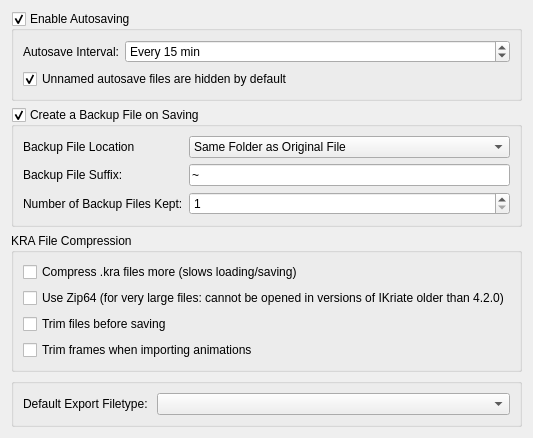
     <widget class="QWidget" name="File">
      <attribute name="title">
       <string>File Handling</string>
      </attribute>
      <layout class="QFormLayout" name="formLayout_4">
       <item row="0" column="0" colspan="2">
        <widget class="QGroupBox" name="m_autosaveCheckBox">
         <property name="title">
          <string>Enable Autosaving</string>
         </property>
         <property name="checkable">
          <bool>true</bool>
         </property>
         <layout class="QFormLayout" name="formLayout_6">
          <item row="0" column="0">
           <widget class="QLabel" name="label_6">
            <property name="text">
             <string>Autosave Interval:</string>
            </property>
           </widget>
          </item>
          <item row="0" column="1">
           <widget class="KisIntParseSpinBox" name="m_autosaveSpinBox">
            <property name="suffix">
             <string comment="Suffix: “Every x min”"> min</string>
            </property>
            <property name="prefix">
             <string comment="Prefix: “Every x min”">Every </string>
            </property>
            <property name="minimum">
             <number>1</number>
            </property>
            <property name="maximum">
             <number>1440</number>
            </property>
            <property name="singleStep">
             <number>5</number>
            </property>
            <property name="value">
             <number>15</number>
            </property>
           </widget>
          </item>
          <item row="1" column="0" colspan="2">
           <widget class="QCheckBox" name="chkHideAutosaveFiles">
            <property name="text">
             <string>Unnamed autosave files are hidden by default</string>
            </property>
            <property name="checked">
             <bool>true</bool>
            </property>
           </widget>
          </item>
         </layout>
        </widget>
       </item>
       <item row="1" column="0" colspan="2">
        <widget class="QGroupBox" name="m_backupFileCheckBox">
         <property name="title">
          <string>Create a Backup File on Saving</string>
         </property>
         <property name="checkable">
          <bool>true</bool>
         </property>
         <layout class="QFormLayout" name="formLayout_5">
          <item row="0" column="0">
           <widget class="QLabel" name="label_13">
            <property name="text">
             <string>Backup File Location</string>
            </property>
           </widget>
          </item>
          <item row="0" column="1">
           <widget class="QComboBox" name="cmbBackupFileLocation">
            <item>
             <property name="text">
              <string>Same Folder as Original File</string>
             </property>
            </item>
            <item>
             <property name="text">
              <string>User Folder</string>
             </property>
            </item>
            <item>
             <property name="text">
              <string>Temporary File Location</string>
             </property>
            </item>
           </widget>
          </item>
          <item row="1" column="0">
           <widget class="QLabel" name="label_8">
            <property name="text">
             <string>Backup File Suffix:</string>
            </property>
           </widget>
          </item>
          <item row="1" column="1">
           <widget class="QLineEdit" name="txtBackupFileSuffix">
            <property name="text">
             <string>~</string>
            </property>
            <property name="maxLength">
             <number>10</number>
            </property>
           </widget>
          </item>
          <item row="2" column="0">
           <widget class="QLabel" name="label_7">
            <property name="text">
             <string>Number of Backup Files Kept:</string>
            </property>
           </widget>
          </item>
          <item row="2" column="1">
           <widget class="QSpinBox" name="intNumBackupFiles">
            <property name="minimum">
             <number>1</number>
            </property>
            <property name="value">
             <number>1</number>
            </property>
           </widget>
          </item>
         </layout>
        </widget>
       </item>
       <item row="2" column="0" colspan="2">
        <widget class="QGroupBox" name="groupBox_2">
         <property name="title">
          <string>KRA File Compression</string>
         </property>
         <layout class="QGridLayout" name="gridLayout_3">
          <item row="1" column="0">
           <widget class="QCheckBox" name="chkZip64">
            <property name="toolTip">
             <string>&lt;html&gt;&lt;head/&gt;&lt;body&gt;&lt;p&gt;Only use this option for &lt;span style=&quot; font-weight:600;&quot;&gt;very&lt;/span&gt; large files: larger than 4 GiB on disk.&lt;/p&gt;&lt;/body&gt;&lt;/html&gt;</string>
            </property>
            <property name="text">
             <string>Use Zip64 (for very large files: cannot be opened in versions of IKriate older than 4.2.0)</string>
            </property>
           </widget>
          </item>
          <item row="0" column="0">
           <widget class="QCheckBox" name="m_chkCompressKra">
            <property name="text">
             <string>Compress .kra files more (slows loading/saving)</string>
            </property>
           </widget>
          </item>
          <item row="2" column="0">
           <widget class="QCheckBox" name="m_chkTrimKra">
            <property name="toolTip">
             <string extracomment="(information outside the image boundaries will get lost. Saving will be slower.)"/>
            </property>
            <property name="text">
             <string>Trim files before saving</string>
            </property>
           </widget>
          </item>
          <item row="3" column="0">
           <widget class="QCheckBox" name="m_chkTrimFramesImport">
            <property name="toolTip">
             <string extracomment="(information outside the image boundaries will get lost. Importing frames will be slower.)"/>
            </property>
            <property name="text">
             <string>Trim frames when importing animations</string>
            </property>
           </widget>
          </item>
         </layout>
        </widget>
       </item>
       <item row="3" column="0" colspan="2">
        <widget class="QGroupBox" name="m_defaultExportFileTypeBox">
         <layout class="QFormLayout" name="formLayout_15">
          <item row="0" column="0">
           <widget class="QLabel" name="label_22">
            <property name="text">
             <string>Default Export Filetype: </string>
            </property>
           </widget>
          </item>
          <item row="0" column="1">
           <widget class="QComboBox" name="cmbDefaultExportFileType"/>
          </item>
         </layout>
        </widget>
       </item>
      </layout>
     </widget>
